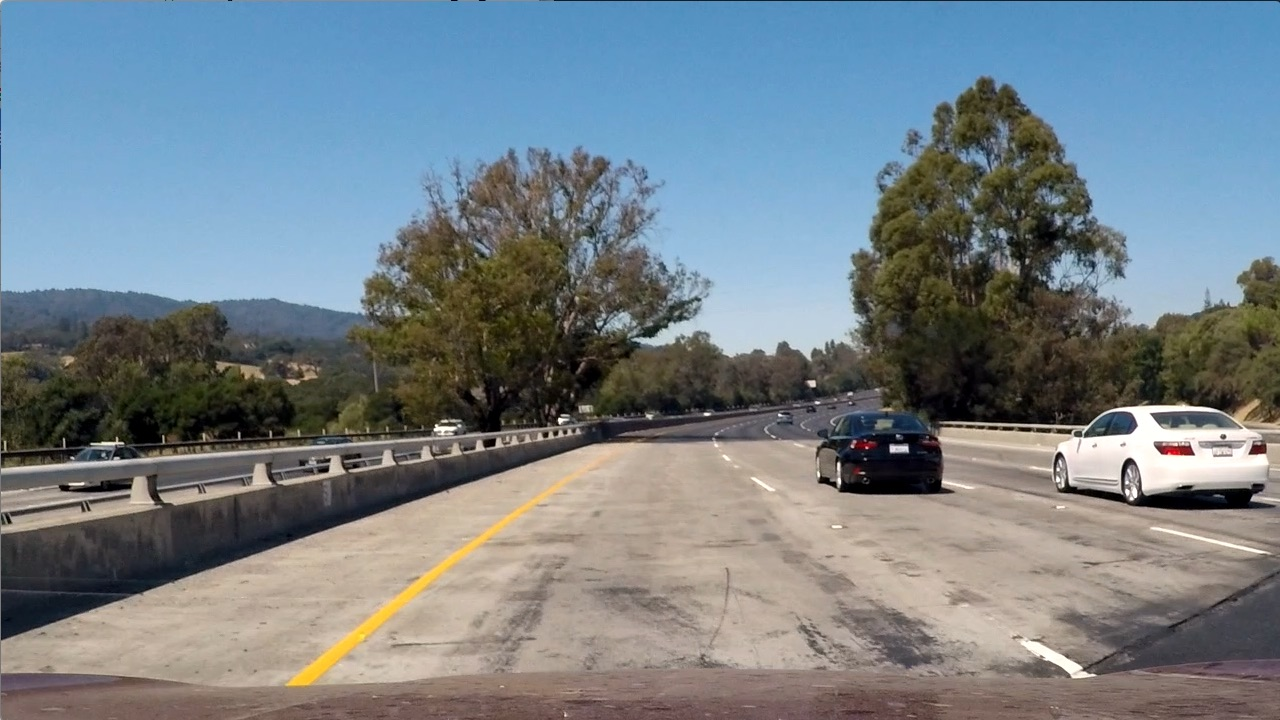
#> input picture test_images/test1.jpg, 1280 x 720 px; its folder holds only this picture in this run
$ jupyter execute --allow-errors 'Vehicle Detection.ipynb'   (shell and % lines are left out)   (older library calls are emulated)
#> lines starting #> are read from the running program, lines starting #| are printed output that depends on the picture
# Vehicle Detection
### Udacity Self Driving Car Engineer Nanodegree

[cell 1]
import cv2
import numpy as np
from skimage.feature import hog
from skimage.io import imread
import matplotlib.image as mpimg
import glob
import csv
import pandas as pd
from random import randint
from scipy.misc import imresize
import matplotlib.pyplot as plt
#> (the rest of this cell did not finish here and is left out)

## Step 1: Data Exploration

### Check size and shape of our datasets

[cell 2]
# Load car and non-car image sets
car_imgs = glob.glob('vehicles/*/*.png')
noncar_imgs = glob.glob('non-vehicles/*/*.png')

[cell 3]
# check weather image shape is consistent

print ("check  images for consistent shape")

shape_outliers = []
def check_shape(fn_list):
    for fn in fn_list:
        image =  imread(fn)
        if image.shape != (64, 64, 3):
            shape_outliers.append(fn)

check_shape(car_imgs)
check_shape(noncar_imgs)

print ('{} images have an unexpected shape'.format(len(shape_outliers)))

[cell 4]
car_num = len(car_imgs)
noncar_num = len(noncar_imgs)
img_shape = (64, 64, 3)

print('car dataset_size: {}'.format(car_num))
print('noncar dataset_size: {}'.format(noncar_num))
print ('Image shape: {}'.format(img_shape))

#### Result
We are good to go both the car and the noncar dataset have roughly the same size and all images have the same size

# Step 2: Feature Extraction

[cell 5]
# Function to extract hog features
# [68 lines left out: functions get_hog_features, color_hist, bin_spatial, not called in this run]


# Function to extract hog features from a list of images
def extract_features(imgs, cspace='RGB', orient=9,
                     pix_per_block=(16, 16), stride=(8, 8), pix_per_cell=(8, 8), feat_type='hog features', hist_bins=32, hist_range=(0, 256)):
    # Create a list to append feature vectors to
    features = []
    # Iterate through the list of images
    for file in imgs:
        # Read in each one by one
        image = imread(file)

        hog_features = get_hog_features(image, cspace=cspace, orient=orient,
                                        pix_per_block=pix_per_block, stride=stride, pix_per_cell=pix_per_cell)
        if feat_type == 'hog + color histograms':
            hist_features = color_hist(image, cspace=cspace, nbins=hist_bins, bins_range=hist_range)
            features.append(np.concatenate((hog_features, hist_features)))
        elif feat_type == 'hog + binned color':
            spatial_features = bin_spatial(image, cspace=cspace, size=(32, 32))
            features.append(np.concatenate((hog_features, spatial_features)))

        elif feat_type == 'hog + color histograms + binned color':
            hist_features = color_hist(image, cspace=cspace, nbins=hist_bins, bins_range=hist_range)
            spatial_features = bin_spatial(image, cspace=cspace, size=(32, 32))
            features.append(np.concatenate((hog_features, hist_features, spatial_features)))

        else:
            # Append the new feature vector to the features list
            features.append(hog_features)

    # Return list of feature vectors
    return features

# Step 3a: Experiment with different Classifiers and Feature Sets

Test these Classifiers :
* Linear Support Vector Classifier
* Logistic Regression Classifier
* Multi-layer Perceptron

Test each classifier with 4 different feature sets:
* Set 1: hog features
* Set 2: hog features + color histograms
* Set 3: hog features + binned color features
* Set 4: hog features + color histograms + binned color features

I always use hog features as a base. Then I add different combinations of color histograms and binned color features

[cell 6]
# set type of feature; choose from 4 predefined feature sets
feature_type = 'hog + color histograms'

[cell 7]
# Build the datasets
car_features = extract_features(car_imgs, cspace='YUV', orient=9,
                                pix_per_block=(16, 16), stride=(8, 8), pix_per_cell=(8, 8), feat_type=feature_type, hist_bins=32, hist_range=(0, 256))

noncar_features = extract_features(noncar_imgs, cspace='YUV', orient=9,
                                   pix_per_block=(16, 16), stride=(8, 8), pix_per_cell=(8, 8), feat_type=feature_type, hist_bins=32, hist_range=(0, 256))
print('done')

[cell 8]
# Create an array stack of feature vectors
X = np.vstack((car_features, noncar_features)).astype(np.float64)
# Fit a per-column scaler
#> (the rest of this cell did not finish here and is left out)

[cell 9]
# Define a labels vector based on features lists
y = np.hstack((np.ones(len(car_features)),
              np.zeros(len(noncar_features))))

# Split up data into randomized training and test sets
rand_state = np.random.randint(0, 100)
#> (the rest of this cell did not finish here and is left out)

[cell 10]
# [20 lines left out: functions reset_stats, log_results, not called in this run]

# reset_stats()

### Linear Support Vector Classifier

#> (a cell that did not finish here is left out)

### Logistic Regression  Classifier

#> (a cell that did not finish here is left out)

### Multi-layer Perceptron

#> (a cell that did not finish here is left out)

# Step 3b: Compare Results and Conclusion

[cell 14]
df_all = pd.read_csv('stats.csv')
#> (reads stats.csv from the repository)
df_acc = df_all[['feat', 'clf', 'test_acc']]

n_groups = 4
# get value close to min test acc to scale data for better visualisation
vis_bias = df_acc['test_acc'].min() - 0.008

acc_lrc = df_acc[df_acc['clf']=='lrc']['test_acc'].values - vis_bias
acc_svc = df_acc[df_acc['clf']=='svc']['test_acc'].values - vis_bias
acc_mlp = df_acc[df_acc['clf']=='mlp']['test_acc'].values - vis_bias

fig, ax = plt.subplots(figsize=(15, 6))

index = np.arange(n_groups)
bar_width = 0.30

opacity = 0.4
error_config = {'ecolor': '0.3'}

rects1 = plt.bar(index, acc_lrc, bar_width,
                 alpha=opacity,
                 color='r',
                 error_kw=error_config,
                 label='LRC')

rects2 = plt.bar(index + bar_width, acc_svc, bar_width,
                 alpha=opacity,
                 color='b',
                 error_kw=error_config,
                 label='SVC')

rects3 = plt.bar(index + bar_width*2, acc_mlp, bar_width,
                 alpha=opacity,
                 color='g',
                 error_kw=error_config,
                 label='MLP')

plt.xlabel('Feature Groups')
plt.ylabel('Scores')
plt.title('Scores by Features set and Classifier')
plt.xticks(index + bar_width / 2, ('hog + color histograms + binned color', 'hog + binned color', 'hog + color histograms', 'hog only'))
plt.legend()

plt.tight_layout()
plt.show()
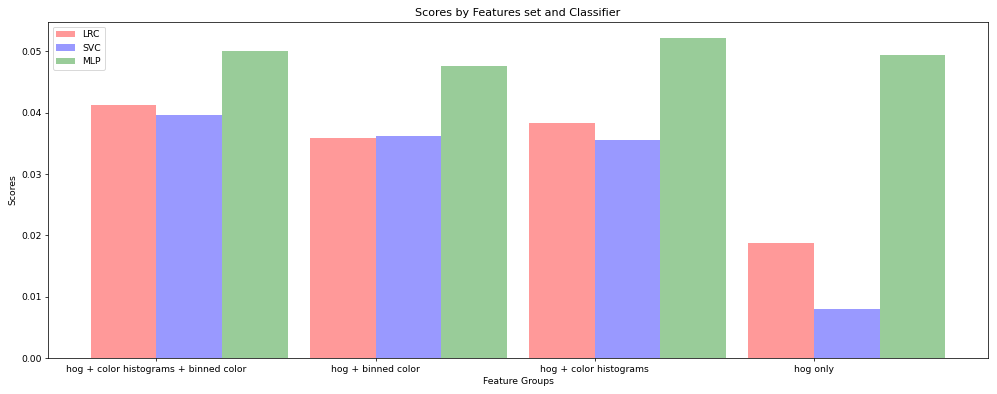
#> figure drawn by matplotlib, 1 panel; tallest bar 0.0413 high, from x = -0.15 to 0.15; tallest bar 0.0396 high, from x = 0.15 to 0.45; tallest bar 0.0522 high, from x = 2.45 to 2.75
#> further down, image is the input picture: shape (720, 1280, 3); mean R, G, B 117.5, 128.7, 135.5

print(df_all)

#> (a cell that did not finish here is left out)

# Step 4: Vehicle Detection
###  Implement Sliding-window Technique and try on test images

#> (a cell that did not finish here is left out)

[cell 17]
# [9 lines left out: function draw_boxes, not called in this run]


def slide_window(img, x_start_stop=[None, None], y_start_stop=[None, None],
                 xy_window=(64, 64), xy_overlap=(0.75, 0.75)):
    # If x and/or y start/stop positions not defined, set to image size
    if x_start_stop[0] == None:
        x_start_stop[0] = 0
    if x_start_stop[1] == None:
        x_start_stop[1] = img.shape[1]
    if y_start_stop[0] == None:
        y_start_stop[0] = 0
    if y_start_stop[1] == None:
        y_start_stop[1] = img.shape[0]
    # Compute the span of the region to be searched
    xspan = x_start_stop[1] - x_start_stop[0]
    yspan = y_start_stop[1] - y_start_stop[0]
    # Compute the number of pixels per step in x/y
    nx_pix_per_step = np.int(xy_window[0] * (1 - xy_overlap[0]))
    ny_pix_per_step = np.int(xy_window[1] * (1 - xy_overlap[1]))
    # Compute the number of windows in x/y
    nx_windows = np.int(xspan/nx_pix_per_step)
    ny_windows = np.int(yspan/ny_pix_per_step)
    # Initialize a list to append window positions to
    window_list = []
    # Loop through finding x and y window positions
    # Note: you could vectorize this step, but in practice
    # you'll be considering windows one by one with your
    # classifier, so looping makes sense
    for ys in range(ny_windows):
        for xs in range(nx_windows):
            # Calculate window position
            startx = xs * nx_pix_per_step + x_start_stop[0]
            endx = (xs+1)*nx_pix_per_step + x_start_stop[0]
            starty = ys * ny_pix_per_step + y_start_stop[0]
            endy = (ys+1)*ny_pix_per_step + y_start_stop[0]
            # Append window position to list
            window_list.append(((startx, starty), (endx, endy)))
    # Return the list of windows
    return window_list

[cell 18]
window_sizes = range(320,720,16)
def pipeline(image, clf='MLP', vis=False, feat_type='hog + color histograms'):
#> called with clf = 'MLP', vis = True, feat_type = 'hog + color histograms'
    on_windows = []

    # implement Multi-scale Windows; increase window size 16px from 320px to 720px
    for size in window_sizes:
        windows = slide_window(image, x_start_stop=[None, None], y_start_stop=[400, 660],
                            xy_window=(size, size), xy_overlap=(0.75, 0.75))

        for window in windows:
            # Extract the test window from original image
            current = cv2.resize((image[window[0][1]: window[1][1], window[0][0]: window[1][0]]),(64,64))

            #convert to YUV color space
            feature_image = cv2.cvtColor(current, cv2.COLOR_RGB2YUV)

            # Extract hog features for that window
            img_dim = feature_image.shape[:2]
            hog = cv2.HOGDescriptor(img_dim, (16, 16),
                            (8, 8), (8, 8), 9)
            hog_features = np.ravel(hog.compute(feature_image))


            if feat_type == 'hog + color histograms':
                # Extract color features features for that window
                # Compute the histogram of the color channels separately
                nbins = 32
                bins_range=(0, 256)
                channel1_hist = np.histogram(feature_image[:, :, 0], bins=nbins, range=bins_range)
                channel2_hist = np.histogram(feature_image[:, :, 1], bins=nbins, range=bins_range)
                channel3_hist = np.histogram(feature_image[:, :, 2], bins=nbins, range=bins_range)
                # Concatenate the histograms into a single feature vector
                hist_features = np.concatenate(
                    (channel1_hist[0], channel2_hist[0], channel3_hist[0]))
                # combine hist and hog features
                combined_features = np.concatenate((hog_features, hist_features))
                # Scale extracted hog + color histograms features to be fed to classifier
                scaled_features = scaler.transform(combined_features)

            else:
                # Scale extracted hog features to be fed to classifier
                scaled_features = scaler.transform(hog_features )


            # Predict using multilayer perceptron classifier
            if clf == 'MLP':
                pred_prob = mlp.predict_proba(scaled_features.reshape(1,-1))[0][1]
                if pred_prob > 0.995:
                    on_windows.append(window)

            # Predict using linear support vector classifier
            elif clf == 'SVC':
                pred_prob = svc.decision_function(scaled_features)
                if pred_prob > 5:
                    print(pred_prob)
                    on_windows.append(window)

            # Predict using logistic regression classifier
            elif clf == 'LRC':
                prediction = lrc.predict(scaled_features)
                pred_prob = svc.decision_function(scaled_features)
                if pred_prob > 7:
                    print(pred_prob)
                    on_windows.append(window)
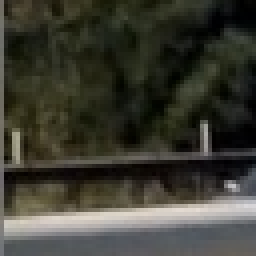
#> current: shape (64, 64, 3) (shown 4 times larger); mean R, G, B 60.3, 60, 50.3
#> feature_image: shape (64, 64, 3); mean of channels 0, 1, 2 59, 123.8, 129.2
#> after the loop, on_windows = []


    result = np.copy(image)
    mask = np.zeros_like(image)
    # Draw all of the boxes on a mask image
    mask = draw_boxes(mask, bboxes=on_windows, thick=-1)
    # Find the contours in the mask
    im2, contours, hierarchy = cv2.findContours(mask[:,:,2].astype('uint8'),cv2.RETR_TREE,cv2.CHAIN_APPROX_SIMPLE)
    for cnt in contours:
        # Get the coordinates of a bounding rect for each contour
        x,y,w,h = cv2.boundingRect(cnt)
        # Draw the bounding rectangles on the result image
        cv2.rectangle(result, (x, y), (x + w, y + h), (0,255,0), 6)


    if vis:
        f, (ax1,ax2, ax3) = plt.subplots(1,3, figsize=(10,6))
        f.tight_layout()
        ax1.axis('off')
        ax1.set_title('Image')
        ax1.imshow(image)
        ax2.axis('off')
        ax2.set_title('Car Detections')
        ax2.imshow(mask, cmap='hot')
        ax3.axis('off')
        ax3.set_title('Annotated Image')
        ax3.imshow(result)

    return result

#> (a cell that did not finish here is left out)
